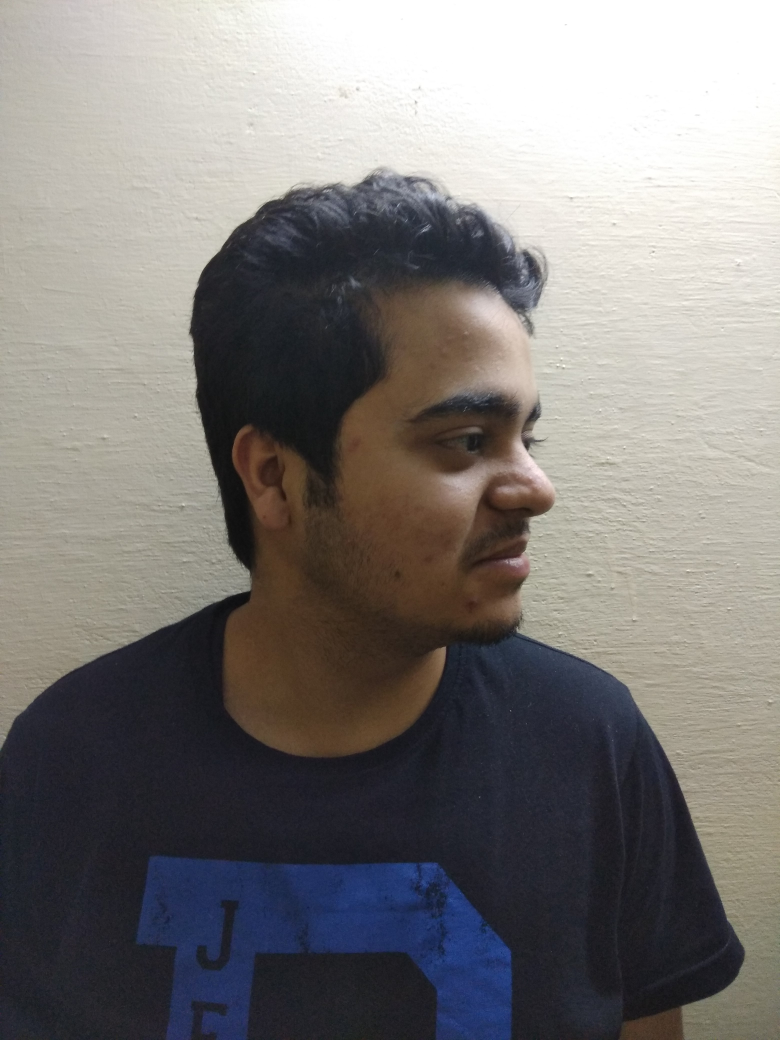
#> input picture Assignment5 LDA/data_set/train_set/1002.jpg, 3120 x 4160 px, found by its file name (shown at 1/4 size); its folder holds 4 pictures in this run
$ python load_data.py
#> lines starting #> are read from the running program, lines starting #| are printed output that depends on the picture
import cv2
import os
import numpy as np

TRAIN_DIR = '/home/ak/Downloads/SEM6/Sem6 Assignments/SCO/Assignment5 LDA/data_set/train_set'
TEST_DIR = '/home/ak/Downloads/SEM6/Sem6 Assignments/SCO/Assignment5 LDA/data_set/test_set'

train_dir = '/home/ak/Downloads/SEM6/Sem6 Assignments/SCO/Assignment5 LDA/Generated/train_set'
test_dir = '/home/ak/Downloads/SEM6/Sem6 Assignments/SCO/Assignment5 LDA/Generated/test_set'


def create_dataset(fileList, domain, dir_name):

#> called with domain = 'train_set'
	for i, file in enumerate(fileList):
		oldfile = file
		file = os.path.join(dir_name, file)
		img = cv2.imread(file)
#> img is the input picture: shape (4160, 3120, 3); mean B, G, R 121.2, 122.9, 126.1
		resized_img = cv2.resize(img, (312,416))
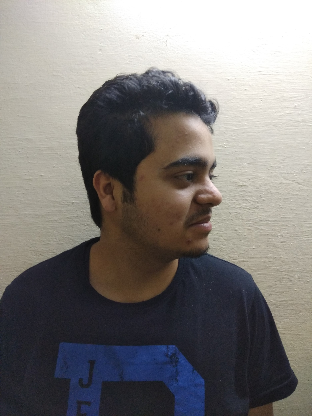
#> resized_img: shape (416, 312, 3); mean B, G, R 121.3, 123.1, 126.2
		resized_img = cv2.cvtColor( resized_img, cv2.COLOR_RGB2GRAY )
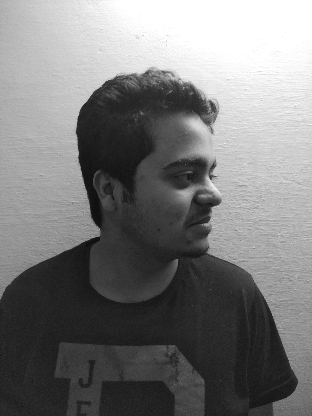
#> resized_img: shape (416, 312); min 14, max 255, mean 122.9
		cv2.imwrite('/home/ak/Downloads/SEM6/Sem6 Assignments/SCO/Assignment5 LDA/Generated/' + domain + '/'+ oldfile + '_resized_bw',resized_img)
#> pass 2 of the loop in create_dataset, `for i, file in enumerate(fileList):`:
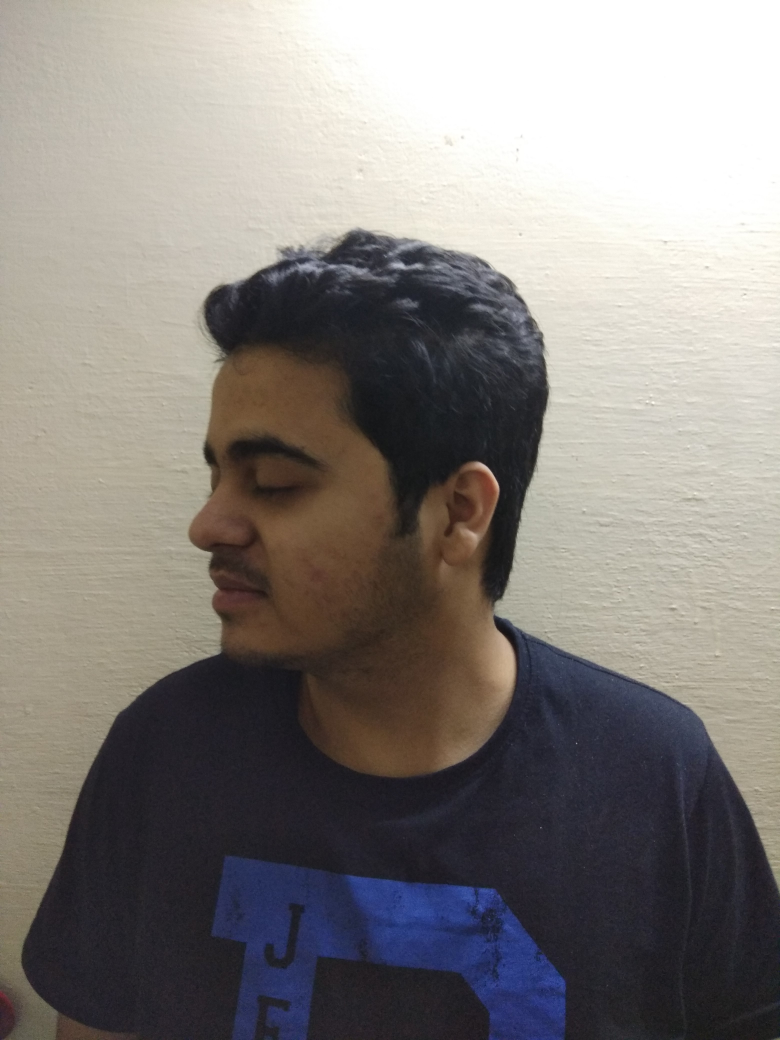
#> input picture Assignment5 LDA/data_set/train_set/1003.jpg, 3120 x 4160 px, found by its file name (shown at 1/4 size)
#> in create_dataset, img is the input picture: shape (4160, 3120, 3); mean B, G, R 125.7, 129, 133.8
#> in create_dataset, `resized_img = cv2.resize(img, (312,416))`:
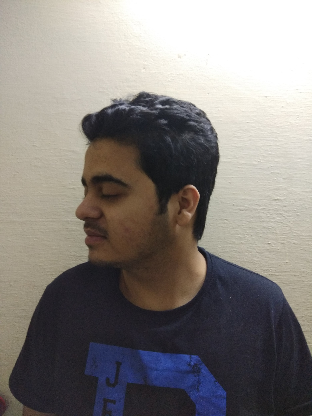
#> resized_img: shape (416, 312, 3); mean B, G, R 125.8, 129.2, 133.9
#> in create_dataset, `resized_img = cv2.cvtColor( resized_img, cv2.COLOR_RGB2GRAY )`:
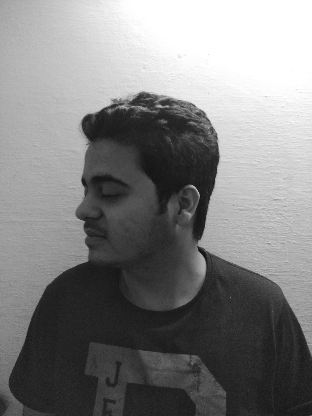
#> resized_img: shape (416, 312); min 20, max 255, mean 128.7
#> pass 3 of the loop in create_dataset, `for i, file in enumerate(fileList):`:
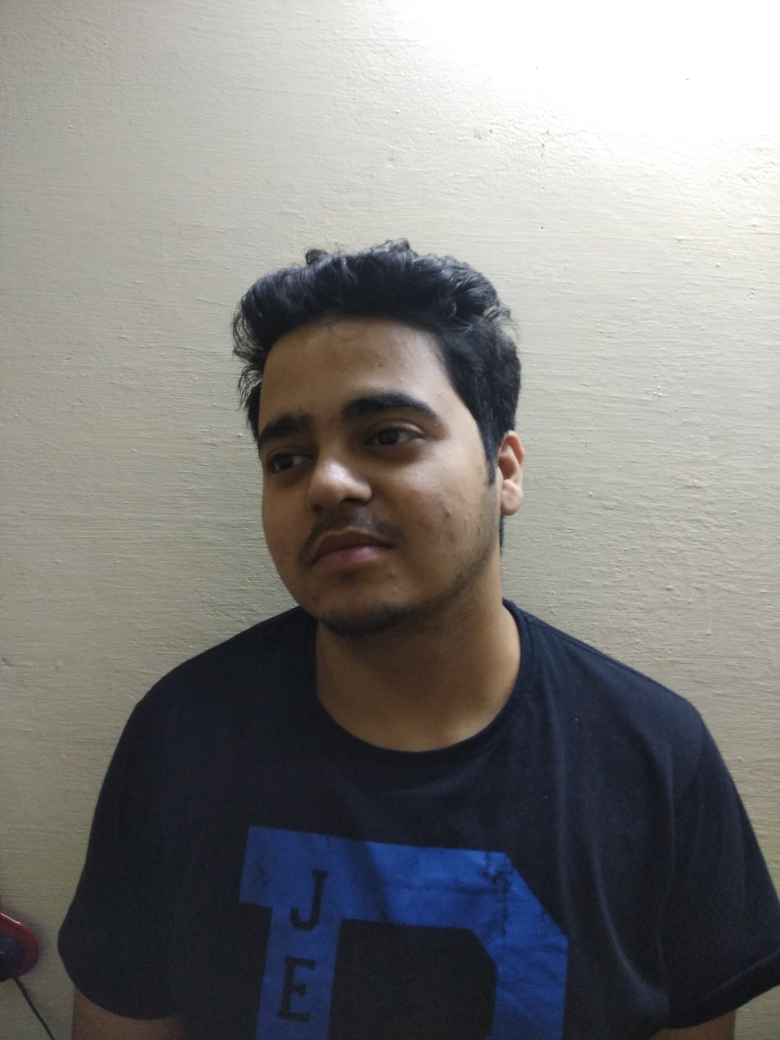
#> input picture Assignment5 LDA/data_set/train_set/1004.jpg, 3120 x 4160 px, found by its file name (shown at 1/4 size)
#> in create_dataset, img is the input picture: shape (4160, 3120, 3); mean B, G, R 123.9, 125.4, 126.5
#> in create_dataset, `resized_img = cv2.resize(img, (312,416))`:
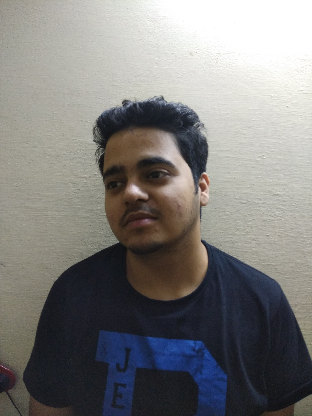
#> resized_img: shape (416, 312, 3); mean B, G, R 124, 125.5, 126.6
#> in create_dataset, `resized_img = cv2.cvtColor( resized_img, cv2.COLOR_RGB2GRAY )`:
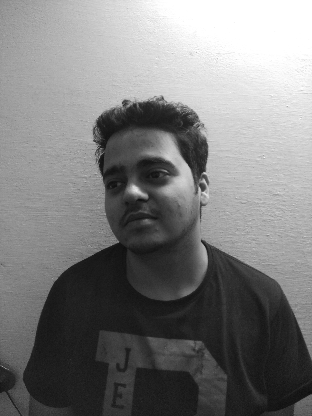
#> resized_img: shape (416, 312); min 14, max 255, mean 125.2
#> the loop made 4 passes; the first 3 are shown


def create():

	fileList = sorted(os.listdir(TRAIN_DIR))
	create_dataset(fileList, "train_set", TRAIN_DIR)
#> (the run stopped early here; a loop or call above may not have finished)
